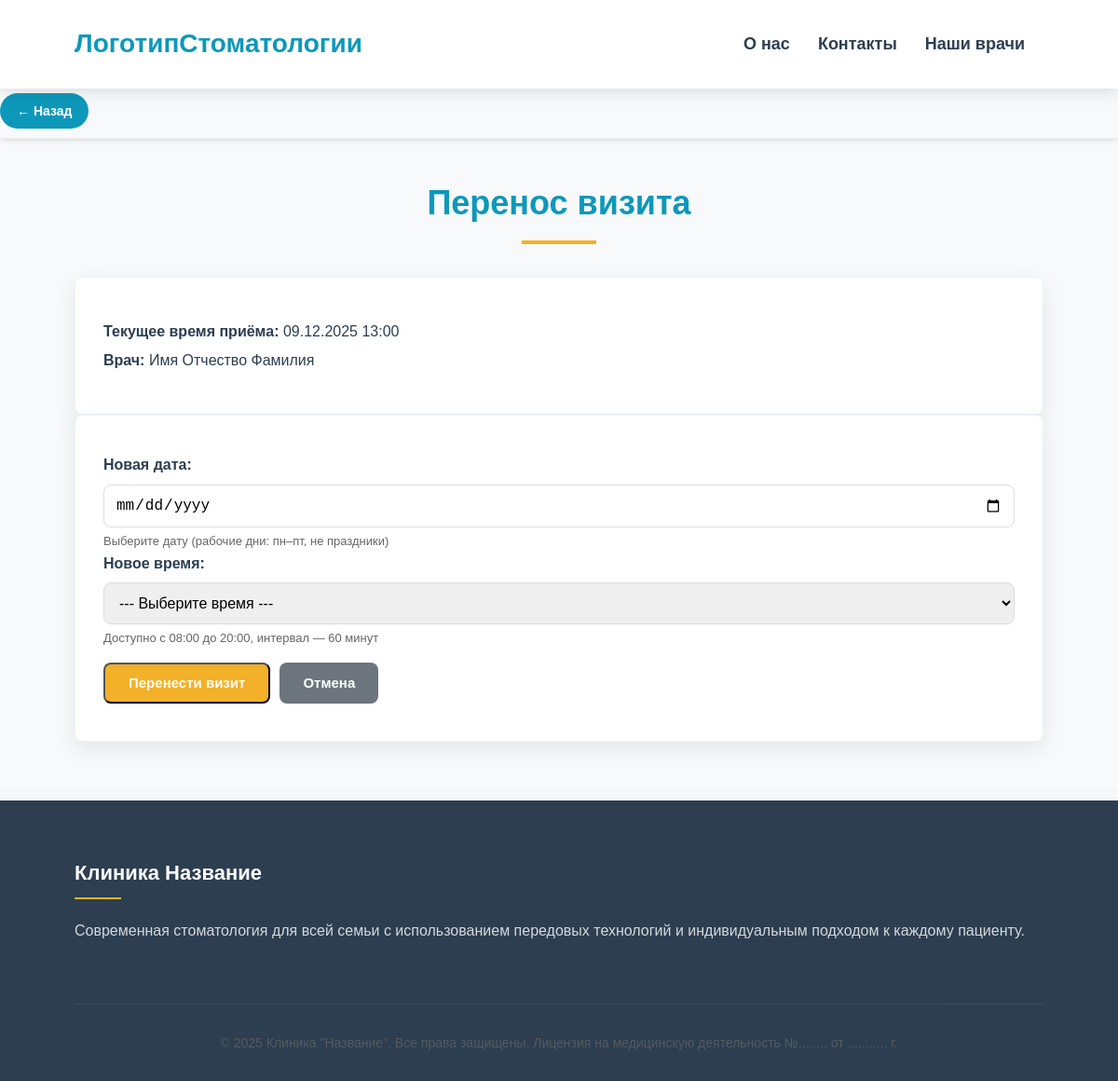
/reschedule-appointment/21/ (signed in), run on the app's committed database.
### clinic/models.py (models this page shows, shortened)
class Appointment(models.Model):
    patient = models.ForeignKey(Patient, on_delete=models.CASCADE)
    dentist = models.ForeignKey(Doctor, on_delete=models.CASCADE)
    appointment_date = models.DateTimeField(null=True)
    description = models.TextField('Жалобы', blank=True, null=True)
    status = models.BooleanField(default=True)
    is_attended = models.BooleanField('Пациент пришёл', null=True, blank=True, default=None)
    comment = models.TextField('Комментарий врача', blank=True, null=True)
    document = models.FileField('Документ', upload_to='doctor_notes/', null=True, blank=True)
    created_at = models.DateTimeField(null=True, blank=True)

class Doctor(models.Model):
    user = models.OneToOneField(User, on_delete=models.CASCADE)
    profile_pic = models.ImageField(upload_to='profile_pics/doctor_profiles/', null=True, blank=True)
    about = models.TextField(max_length=500, blank=True, verbose_name="О враче")
    department = models.CharField(max_length=100, blank=True, verbose_name="Отделение")
    address = models.CharField(max_length=40)
    mobile = models.CharField(max_length=20, null=True)
    status = models.BooleanField(default=False)
    @property
    def get_full_name(self):
        return f"{self.user.first_name} {self.user.last_name}"

### clinic/views.py (the view, shortened to what this page needs)
# urls.py: path('reschedule-appointment/<int:appointment_id>/', views.reschedule_appointment_view, name='reschedule-appointment'),
@login_required(login_url='login')
@user_passes_test(is_patient)
def reschedule_appointment_view(request, appointment_id):
    appointment = get_object_or_404(Appointment, id=appointment_id, patient__user=request.user)
    if appointment.appointment_date <= timezone.now():
        messages.error(request, 'Нельзя перенести прошедший приём.')
        return redirect('patient-view-appointment')
    available_hours = []
    for hour in range(8, 20):
        slot_time = time(hour, 0)
        slot_datetime = timezone.make_aware(
            datetime.combine(timezone.now().date(), slot_time),
            timezone.get_current_timezone()
        )
        if is_working_day(slot_datetime.date()) and is_time_in_range(slot_time):
            available_hours.append(slot_datetime)
    return render(request, 'clinic/reschedule_appointment.html', {
        'appointment': appointment,
        'available_hours': available_hours
    })

### clinic/views.py (called while the page is built, shortened)
def is_working_day(check_date):
    if check_date.weekday() >= 5:  # Сб = 5, Вс = 6
        return False

### templates/clinic/reschedule_appointment.html (shortened to what this page needs)
{% extends 'clinic/base.html' %}
{% block content %}
<section class="services" style="padding: 5rem 0; background: #f8f9fa;">
    <div class="container">
        <h2 class="section-title text-center mb-5" style="color: #0d98ba; font-family: 'Arial', sans-serif;">
            Перенос визита
        </h2>
        <div class="service-card mb-5">
            <div class="service-body">
                <p style="font-size: 1.6rem; margin: 0.5rem 0;">
                    <strong>Текущее время приёма:</strong> {{ appointment.appointment_date|date:"d.m.Y H:i" }}
                </p>
                <p style="font-size: 1.6rem; margin: 0.5rem 0;">
                    <strong>Врач:</strong> {{ appointment.dentist.get_full_name }}
                </p>
            </div>
        </div>
        <div class="service-card">
            <div class="service-body">
                <form method="post">
                    <div class="mb-3">
                        <label for="new_date" style="display: block; font-weight: 600; color: #2c3e50; margin-bottom: 0.8rem;">
                            Новая дата:
                        </label>
                        <input type="date" name="new_date" id="new_date" class="form-control" required
                               style="width: 100%; padding: 12px; border: 1px solid #ddd; border-radius: 8px; font-size: 1.6rem;">
                        <div class="form-text" style="font-size: 1.3rem; color: #666; margin-top: 0.5rem;">
                            Выберите дату (рабочие дни: пн–пт, не праздники)
                        </div>
                    </div>
                    <div class="mb-3">
                        <label for="new_time" style="display: block; font-weight: 600; color: #2c3e50; margin-bottom: 0.8rem;">
                            Новое время:
                        </label>
                        <select name="new_time" id="new_time" class="form-control" required
                                style="width: 100%; padding: 12px; border: 1px solid #ddd; border-radius: 8px; font-size: 1.6rem;">
                            <option value="">--- Выберите время ---</option>
                        </select>
                        <div class="form-text" style="font-size: 1.3rem; color: #666; margin-top: 0.5rem;">
                            Доступно с 08:00 до 20:00, интервал — 60 минут
                        </div>
                    </div>
                    <div style="display: flex; gap: 1rem; flex-wrap: wrap; margin-top: 1.5rem;">
                        <button type="submit" class="hero-btn primary" style="padding: 1rem 2.5rem; font-size: 1.5rem; font-weight: 600;">
                            Перенести визит
                        </button>
                        <a href="{% url 'patient-dashboard' %}" class="hero-btn secondary" style="background: #6c757d; color: white; padding: 1rem 2.5rem; font-size: 1.5rem; text-decoration: none; font-weight: 600;">
                            Отмена
                        </a>
                    </div>
                </form>
            </div>
        </div>
    </div>
</section>
{% endblock %}

### static/css/style.css (style rules this page uses)
:root { --primary: #0d98ba; --secondary: #28a89c; --accent: #f3b129; --light: #f8f9fa; --dark: #2c3e50; --transition: all 0.3s ease; --shadow: 0 5px 15px rgba(0,0,0,0.1); --shadow-sm: 0 2px 8px rgba(0,0,0,0.1); --shadow-lg: 0 10px 25px rgba(0,0,0,0.15); --radius: 8px; --radius-lg: 12px; --font-heading: 'Arial', sans-serif; --font-body: 'Arial', sans-serif; }
* { margin: 0; padding: 0; box-sizing: border-box; }
html { font-size: 62.5%; scroll-behavior: smooth; }
body { font-family: var(--font-body); font-size: 1.6rem; color: var(--dark); line-height: 1.6; background-color: #f5f7f9; opacity: 0; transition: opacity 0.8s ease; }
.container { width: 90%; max-width: 144rem; margin: 0 auto; padding: 0 2rem; }
.hero-btn { display: inline-block; color: white; padding: 1.5rem 3.5rem; border-radius: var(--radius); font-weight: 600; font-size: 1.8rem; text-decoration: none; transition: var(--transition); }
.hero-btn.primary { background: var(--accent); }
.hero-btn.secondary { background: #ff7e5f; }
section { padding: 8rem 0; }
.section-title { text-align: center; font-size: 3.6rem; margin-bottom: 5rem; color: var(--primary); position: relative; font-family: var(--font-heading); }
.section-title::after { content: ''; position: absolute; bottom: -1.5rem; left: 50%; transform: translateX(-50%); width: 8rem; height: 0.4rem; background: var(--accent); }
.services { background: #f8f9fa; padding: 10rem 0; }
.service-card { background: white; border-radius: var(--radius); padding: 4rem 3rem; text-align: left; box-shadow: 0 8px 25px rgba(0,0,0,0.08); transition: all 0.3s ease; height: 100%; display: flex; flex-direction: column; border: 1px solid rgba(13, 152, 186, 0.1); cursor: pointer; }

### data on the page
Appointment: appointment_date "09.12.2025 13:00", dentist.get_full_name "Имя Отчество Фамилия"

### other printed values
{{ year|default:2025 }} "2025"
